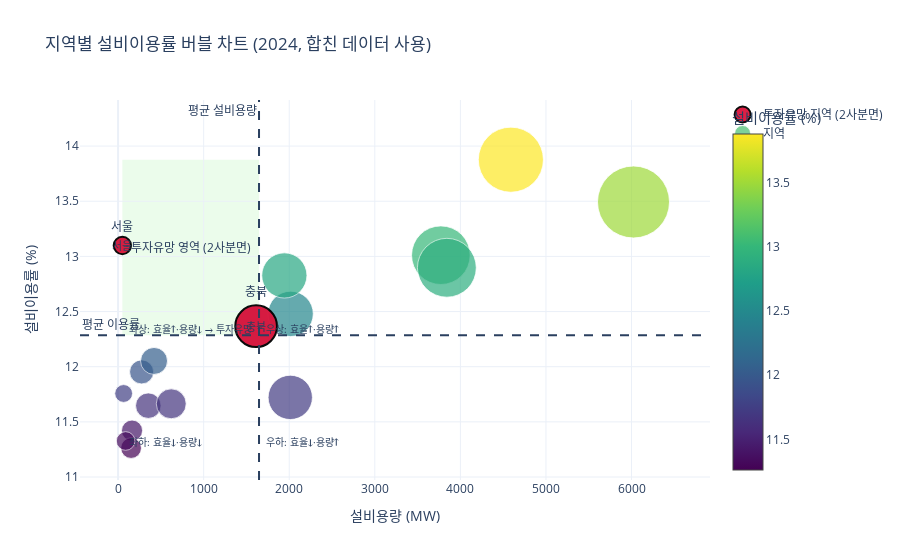

Notebook cell for this chart:
### Code cell
# 0) 합친 데이터프레임: merged (컬럼: 연도, 지역, 설비용량(MW), 발전량(MWh), 설비이용률(%))

# 1) 2024년만 필터링 + 안전 전처리
df = merged[merged["연도"] == 2024].copy()

# 숫자형 강제(혹시 문자열/콤마가 섞여 있을 수 있으므로)
for col in ["설비용량(MW)", "발전량(MWh)", "설비이용률(%)"]:
    df[col] = (
        df[col].astype(str).str.replace(",", "", regex=False).str.strip()
        .replace({"": np.nan, "-": np.nan})
    )
    df[col] = pd.to_numeric(df[col], errors="coerce")

# 0 또는 NaN 제거 (분모/분자 문제 방지)
df = df.replace([np.inf, -np.inf], np.nan).dropna(subset=["설비용량(MW)", "발전량(MWh)"])
df = df[df["설비용량(MW)"] > 0]

# 2) 설비이용률이 비어 있으면 재계산 (있으면 그대로 사용)
if df["설비이용률(%)"].isna().any():
    df.loc[df["설비이용률(%)"].isna(), "설비이용률(%)"] = (
        df["발전량(MWh)"] / (df["설비용량(MW)"] * 8760) * 100
    )

# 3) 평균선/라벨 등 보조 계산
mean_cap = df["설비용량(MW)"].mean()
mean_cf  = df["설비이용률(%)"].mean()

# 좌상(효율↑, 용량↓) = 투자유망 가이드 마스크
mask_opportunity = (df["설비이용률(%)"] >= mean_cf) & (df["설비용량(MW)"] < mean_cap)

# 버블 크기(발전량 면적 비례, sqrt 스케일)
mwh = df["발전량(MWh)"].clip(lower=0)
size_px = (np.sqrt(mwh / mwh.max()) * 60) + 12   # 필요 시 60/12 조정

# 4) Plotly 버블차트
xmin, xmax = float(df["설비용량(MW)"].min()), float(df["설비용량(MW)"].max())
ymin, ymax = float(df["설비이용률(%)"].min()), float(df["설비이용률(%)"].max())

fig = go.Figure()

# 버블
fig.add_trace(go.Scatter(
    x=df["설비용량(MW)"],
    y=df["설비이용률(%)"],
    mode="markers",
    marker=dict(
        size=size_px,
        color=df["설비이용률(%)"],      # 색상 = 이용률
        colorscale="Viridis",
        colorbar=dict(title="설비이용률 (%)"),
        line=dict(color="white", width=0.8),
        opacity=0.7,
        sizemode="diameter",
    ),
    text=df["지역"],
    hovertemplate=(
        "<b>%{text}</b><br>" +
        "설비용량: %{x:.0f} MW<br>" +
        "설비이용률: %{y:.2f} %<br>" +
        "발전량: %{customdata:,} MWh<extra></extra>"
    ),
    customdata=np.array(df["발전량(MWh)"]),
    name="지역"
))

# 평균선
fig.add_hline(y=float(mean_cf),  line_dash="dash", annotation_text="평균 이용률",   annotation_position="top left")
fig.add_vline(x=float(mean_cap), line_dash="dash", annotation_text="평균 설비용량", annotation_position="top left")

# === 2사분면 강조: 배경 영역 채우기 ===
fig.add_shape(
    type="rect",
    x0=xmin, x1=float(mean_cap),     # 용량 < 평균 (좌측)
    y0=float(mean_cf), y1=ymax,      # 이용률 ≥ 평균 (상단)
    fillcolor="lightgreen",
    opacity=0.18,
    line_width=0,
    layer="below"    # 버블 뒤에 깔기
)

# 보조 라벨
fig.add_annotation(
    x=(xmin + mean_cap)/2,
    y=(mean_cf + ymax)/2,
    text="투자유망 영역 (2사분면)",
    showarrow=False,
    font=dict(size=12),
    align="center"
)

# === 2사분면 버블 재추가(강조) ===
if mask_opportunity.any():
    fig.add_trace(go.Scatter(
        x=df.loc[mask_opportunity, "설비용량(MW)"],
        y=df.loc[mask_opportunity, "설비이용률(%)"],
        mode="markers+text",
        marker=dict(
            size=size_px[mask_opportunity],   # 기존 크기 유지
            color="crimson",                  # 강조 색
            line=dict(color="black", width=2),
            opacity=0.95,
            sizemode="diameter",
        ),
        text=df.loc[mask_opportunity, "지역"],
        textposition="top center",
        name="투자유망 지역 (2사분면)",
        hovertemplate=(
            "<b>%{text}</b><br>" +
            "설비용량: %{x:.0f} MW<br>" +
            "설비이용률: %{y:.2f} %<extra></extra>"
        ),
        showlegend=True
    ))

# (선택) 범례 순서 정리
fig.update_layout(
    legend=dict(
        traceorder="reversed"
    )
)

# 좌상 사분면(투자유망) 라벨
for _, r in df[mask_opportunity].iterrows():
    fig.add_annotation(
        x=float(r["설비용량(MW)"]), y=float(r["설비이용률(%)"]),
        text=str(r["지역"]), showarrow=False, font=dict(size=11)
    )

# 사분면 가이드 텍스트
dx, dy = xmax - xmin, ymax - ymin
fig.add_annotation(x=xmin + dx*0.01, y=mean_cf + dy*0.02, text="좌상: 효율↑·용량↓ → 투자유망", showarrow=False, font=dict(size=10), xanchor="left")
fig.add_annotation(x=xmin + dx*0.01, y=ymin + dy*0.02, text="좌하: 효율↓·용량↓", showarrow=False, font=dict(size=10), xanchor="left")
fig.add_annotation(x=mean_cap + dx*0.01, y=mean_cf + dy*0.02, text="우상: 효율↑·용량↑", showarrow=False, font=dict(size=10), xanchor="left")
fig.add_annotation(x=mean_cap + dx*0.01, y=ymin + dy*0.02, text="우하: 효율↓·용량↑", showarrow=False, font=dict(size=10), xanchor="left")

fig.update_layout(
    title="지역별 설비이용률 버블 차트 (2024, 합친 데이터 사용)",
    xaxis_title="설비용량 (MW)",
    yaxis_title="설비이용률 (%)",
    template="plotly_white",
    hovermode="closest",
)

fig.show()

### Figure 1 — Plotly figure (JSON) as saved in the notebook; plotly's stock layout.template omitted (floating-point values rounded to 4 significant figures)
{"data": [{"customdata": [57372, 287942, 443426, 163075, 360149, 66946, 149964, 87315, 2065997, 1747500, 4299136, 7119186, 4340591, 2203811, 634506, 2183283, 5579509], "hovertemplate": "<b>%{text}</b><br>설비용량: %{x:.0f} MW<br>설비이용률: %{y:.2f} %<br>발전량: %{customdata:,} MWh<extra></extra>", "marker": {"color": [13.1, 11.95, 12.05, 11.42, 11.65, 11.76, 11.26, 11.33, 11.72, 12.37, 13.01, 13.49, 12.9, 12.48, 11.66, 12.83, 13.88], "colorbar": {"title": {"text": "설비이용률 (%)"}}, "colorscale": [[0, "#440154"], [0.1111, "#482878"], [0.2222, "#3e4989"], [0.3333, "#31688e"], [0.4444, "#26828e"], [0.5556, "#1f9e89"], [0.6667, "#35b779"], [0.7778, "#6ece58"], [0.8889, "#b5de2b"], [1, "#fde725"]], "line": {"color": "white", "width": 0.8}, "opacity": 0.7, "size": [17.39, 24.07, 26.97, 21.08, 25.5, 17.82, 20.71, 18.64, 44.32, 41.73, 58.63, 72.0, 58.85, 45.38, 29.91, 45.23, 65.12], "sizemode": "diameter"}, "mode": "markers", "name": "지역", "text": ["서울", "부산", "대구", "인천", "광주", "대전", "울산", "세종", "경기", "충북", "충남", "전남", "경북", "경남", "제주", "강원", "전북"], "type": "scatter", "x": [50, 275, 420, 163, 353, 65, 152, 88, 2012, 1613, 3772, 6023, 3842, 2016, 621, 1943, 4590], "y": [13.1, 11.95, 12.05, 11.42, 11.65, 11.76, 11.26, 11.33, 11.72, 12.37, 13.01, 13.49, 12.9, 12.48, 11.66, 12.83, 13.88]}, {"hovertemplate": "<b>%{text}</b><br>설비용량: %{x:.0f} MW<br>설비이용률: %{y:.2f} %<extra></extra>", "marker": {"color": "crimson", "line": {"color": "black", "width": 2}, "opacity": 0.95, "size": [17.39, 41.73], "sizemode": "diameter"}, "mode": "markers+text", "name": "투자유망 지역 (2사분면)", "showlegend": true, "text": ["서울", "충북"], "textposition": "top center", "type": "scatter", "x": [50, 1613], "y": [13.1, 12.37]}], "layout": {"annotations": [{"showarrow": false, "text": "평균 이용률", "x": 0, "xanchor": "left", "xref": "x domain", "y": 12.29, "yanchor": "bottom", "yref": "y"}, {"showarrow": false, "text": "평균 설비용량", "x": 1647.0, "xanchor": "right", "xref": "x", "y": 1, "yanchor": "top", "yref": "y domain"}, {"align": "center", "font": {"size": 12}, "showarrow": false, "text": "투자유망 영역 (2사분면)", "x": 848.5, "y": 13.08}, {"font": {"size": 11}, "showarrow": false, "text": "서울", "x": 50, "y": 13.1}, {"font": {"size": 11}, "showarrow": false, "text": "충북", "x": 1613, "y": 12.37}, {"font": {"size": 10}, "showarrow": false, "text": "좌상: 효율↑·용량↓ → 투자유망", "x": 109.7, "xanchor": "left", "y": 12.34}, {"font": {"size": 10}, "showarrow": false, "text": "좌하: 효율↓·용량↓", "x": 109.7, "xanchor": "left", "y": 11.31}, {"font": {"size": 10}, "showarrow": false, "text": "우상: 효율↑·용량↑", "x": 1707.0, "xanchor": "left", "y": 12.34}, {"font": {"size": 10}, "showarrow": false, "text": "우하: 효율↓·용량↑", "x": 1707.0, "xanchor": "left", "y": 11.31}], "hovermode": "closest", "legend": {"traceorder": "reversed"}, "shapes": [{"line": {"dash": "dash"}, "type": "line", "x0": 0, "x1": 1, "xref": "x domain", "y0": 12.29, "y1": 12.29, "yref": "y"}, {"line": {"dash": "dash"}, "type": "line", "x0": 1647.0, "x1": 1647.0, "xref": "x", "y0": 0, "y1": 1, "yref": "y domain"}, {"fillcolor": "lightgreen", "layer": "below", "line": {"width": 0}, "opacity": 0.18, "type": "rect", "x0": 50, "x1": 1647.0, "y0": 12.29, "y1": 13.88}], "title": {"text": "지역별 설비이용률 버블 차트 (2024, 합친 데이터 사용)"}, "xaxis": {"title": {"text": "설비용량 (MW)"}}, "yaxis": {"title": {"text": "설비이용률 (%)"}}}}
